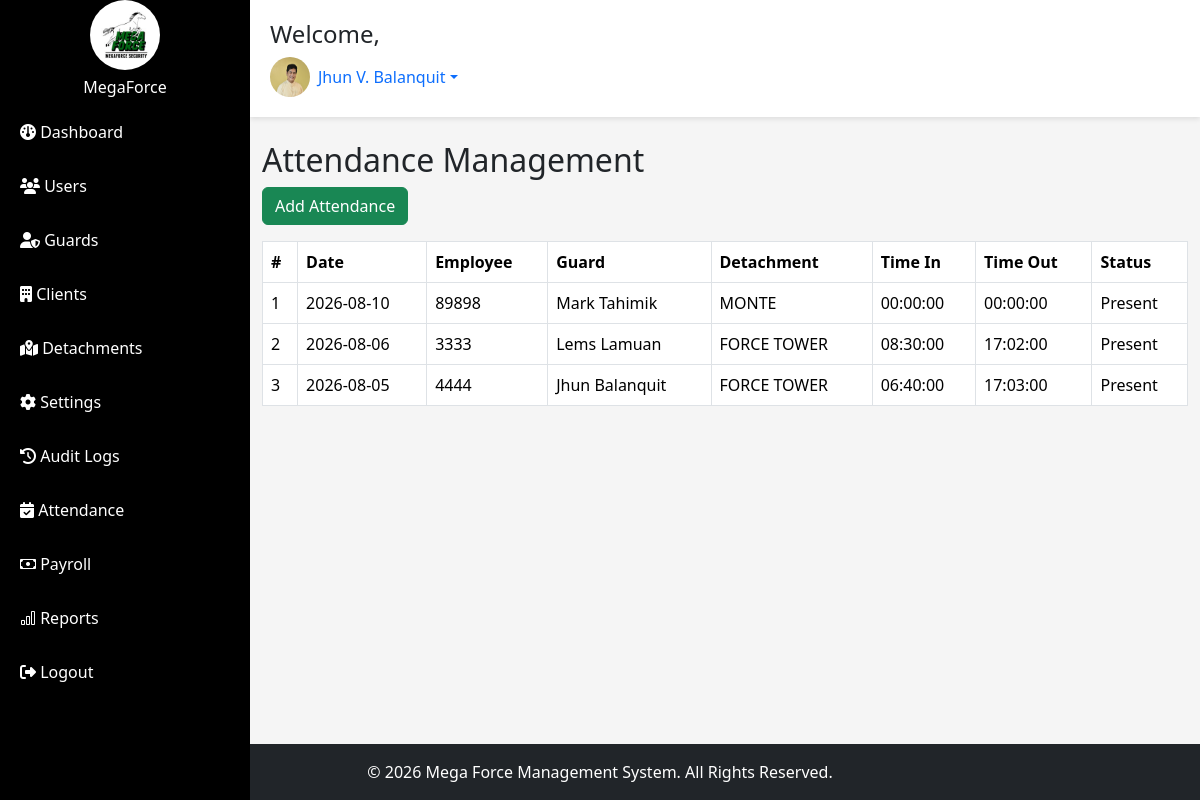
The app's page /admin/attendance.php (signed in) with its own data.
### tables this page shows
CREATE TABLE `system_settings` (
  `id` int(11) NOT NULL AUTO_INCREMENT,
  `company_name` varchar(255) NOT NULL,
  `company_address` text DEFAULT NULL,
  `contact_number` varchar(50) DEFAULT NULL,
  `email` varchar(100) DEFAULT NULL,
  `logo` varchar(255) DEFAULT 'default_logo.png',
  `updated_at` timestamp NOT NULL DEFAULT current_timestamp() ON UPDATE current_timestamp(),
  PRIMARY KEY (`id`)
);

CREATE TABLE `users` (
  `id` int(11) NOT NULL AUTO_INCREMENT,
  `role_id` int(11) DEFAULT NULL,
  `fullname` varchar(100) NOT NULL,
  `email` varchar(100) NOT NULL,
  `username` varchar(50) NOT NULL,
  `password` varchar(255) NOT NULL,
  `profile_picture` varchar(255) DEFAULT NULL,
  `status` enum('Active','Inactive') NOT NULL,
  `created_at` timestamp NOT NULL DEFAULT current_timestamp() ON UPDATE current_timestamp(),
  PRIMARY KEY (`id`),
  UNIQUE KEY `email` (`email`),
  UNIQUE KEY `username` (`username`)
);

CREATE TABLE `attendance` (
  `id` int(11) NOT NULL AUTO_INCREMENT,
  `guard_id` int(11) NOT NULL,
  `attendance_date` date NOT NULL,
  `time_in` time DEFAULT NULL,
  `time_out` time DEFAULT NULL,
  `status` enum('Present','Late','Absent','Leave') DEFAULT 'Present',
  `remarks` varchar(255) DEFAULT NULL,
  `created_at` timestamp NOT NULL DEFAULT current_timestamp(),
  PRIMARY KEY (`id`),
  KEY `guard_id` (`guard_id`),
  CONSTRAINT `attendance_ibfk_1` FOREIGN KEY (`guard_id`) REFERENCES `guards` (`id`)
);

CREATE TABLE `guards` (
  `id` int(11) NOT NULL AUTO_INCREMENT,
  `user_id` int(11) DEFAULT NULL,
  `employee_no` varchar(30) DEFAULT NULL,
  `firstname` varchar(50) NOT NULL,
  `middlename` varchar(50) DEFAULT NULL,
  `lastname` varchar(50) NOT NULL,
  `suffix` varchar(10) DEFAULT NULL,
  `gender` enum('male','female') DEFAULT NULL,
  `birthdate` date DEFAULT NULL,
  `contact_no` varchar(20) DEFAULT NULL,
  `email` varchar(100) DEFAULT NULL,
  `address` text DEFAULT NULL,
  `date_hired` date DEFAULT NULL,
  `license_no` varchar(50) DEFAULT NULL,
  `license_expiry` date DEFAULT NULL,
  `profile_picture` varchar(255) DEFAULT 'default.PNG',
  `status` enum('Active','Inactive') DEFAULT 'Active',
  `detachment_id` int(11) DEFAULT NULL,
  `created_at` timestamp NOT NULL DEFAULT current_timestamp(),
  PRIMARY KEY (`id`),
  UNIQUE KEY `employee_no` (`employee_no`),
  KEY `user_id` (`user_id`),
  CONSTRAINT `guards_ibfk_1` FOREIGN KEY (`user_id`) REFERENCES `users` (`id`)
);

CREATE TABLE `detachments` (
  `id` int(11) NOT NULL AUTO_INCREMENT,
  `detachment_name` varchar(100) NOT NULL,
  `client_id` int(11) NOT NULL,
  `address` text NOT NULL,
  `contact_person` varchar(100) DEFAULT NULL,
  `contact_no` varchar(20) DEFAULT NULL,
  `guards_required` int(11) DEFAULT 0,
  `status` enum('Active','Inactive') DEFAULT 'Active',
  `created_at` timestamp NOT NULL DEFAULT current_timestamp(),
  PRIMARY KEY (`id`),
  KEY `client_id` (`client_id`),
  CONSTRAINT `detachments_ibfk_1` FOREIGN KEY (`client_id`) REFERENCES `clients` (`id`)
);

### admin/attendance.php (the view)
<?php
include("includes/header.php");
include("../config.php");
include("includes/sidebar.php");
?>
<div class="main-content">
    <?php include("includes/topbar.php"); ?>
    <div class="container-fluid mt-4">
        <h2>Attendance Management</h2>
        <a href="add_attendance.php" class="btn btn-success mb-3">
            Add Attendance
        </a>
        <table class="table table-bordered table-hover">
            <thead>
                <tr>
                    <th>#</th>
                    <th>Date</th>
                    <th>Employee</th>
                    <th>Guard</th>
                    <th>Detachment</th>
                    <th>Time In</th>
                    <th>Time Out</th>
                    <th>Status</th>
                </tr>
            </thead>
            <tbody>
              <?php
              $sql = "SELECT attendance.*, guards.employee_no, guards.firstname, guards.lastname, detachments.detachment_name
              FROM attendance
              LEFT JOIN guards ON attendance.guard_id = guards.id
              LEFT JOIN detachments ON guards.detachment_id = detachments.id
              ORDER BY attendance.attendance_date DESC";
              $result = mysqli_query($con, $sql);
              $count = 1;
              while($row = mysqli_fetch_assoc($result)){
              ?>
            <tr>
                <td><?php echo $count++; ?></td>
                <td><?php echo $row['attendance_date']; ?></td>
                <td><?php echo $row['employee_no']; ?></td>
                <td><?php echo htmlspecialchars($row['firstname']) . " " . htmlspecialchars($row['lastname']); ?></td>
                <td><?php echo htmlspecialchars($row['detachment_name']); ?></td>
                <td><?php echo $row['time_in']; ?></td>
                <td><?php echo $row['time_out']; ?></td>
                <td><?php echo $row['status']; ?></td>
            </tr>
              <?php } ?>
            </tbody>
        </table>
    </div>
</div>
<?php include("includes/footer.php"); ?>

### admin/includes/sidebar.php
<?php $company = mysqli_fetch_assoc( mysqli_query($con, "SELECT company_name, logo FROM system_settings LIMIT 1"));
?>
<div class="sidebar">
    <div class="text-center py3">
    <img src="../assets/uploads/<?php echo $company['logo']; ?>"
    width="70"
    class="rounded-circle mb-2">
    <h6 class="text-white">
        <?php echo htmlspecialchars($company['company_name']); ?>
    </h6>
</div>
    <a href="dashboard.php">
        <i class="fa-solid fa-gauge"></i>
        Dashboard
    </a>
    <a href="users.php">
        <i class="fa-solid fa-users"></i>
        Users
    </a>
    <a href="guards.php" class="nav-link">
        <i class="fa-solid fa-user-shield"></i>
        Guards
    </a>
     <a href="clients.php">
        <i class="fa-solid fa-building"></i>
        Clients
    </a>
    <a href="detachments.php">
        <i class="fa-solid fa-map-location-dot"></i>
        Detachments
    </a>
     <a href="settings.php">
        <i class="fa-solid fa-gear"></i>
        Settings
    </a>
     <a href="audit_logs.php">
        <i class="fas fa-history"></i>
        Audit Logs
    </a>
    <a href="attendance.php" class="nav-link">
        <i class="fas fa-calendar-check"></i>
        Attendance
    </a>
    <a href="payroll.php" class="nav-link">
        <i class="bi bi-cash"></i>
        Payroll
    </a>
    <a href="payroll_reports.php" class="nav-link">
        <i class="bi bi-bar-chart"></i>
        Reports
    </a>
     <a href="../logout.php">
        <i class="fa-solid fa-right-from-bracket"></i>
        Logout
    </a>
</div>

### admin/includes/topbar.php (shortened to what this page needs)
<?php
$user_id = $_SESSION['user_id'];
$topbarQuery = mysqli_query($con, "SELECT fullname, email, profile_picture, role_id FROM users WHERE id='$user_id'");
$topbarUser = mysqli_fetch_assoc($topbarQuery);
?>
<div class="topbar">
    <h4>
        Welcome,
    </h4>
            <div class="dropdown">
            <a href="#" class="d-flex align-items-center text-decoration-none dropdown-toggle" data-bs-toggle="dropdown" aria-expanded="false">
                <img src="../assets/uploads/<?php echo htmlspecialchars($topbarUser['profile_picture']); ?>" alt="<?php echo htmlspecialchars($topbarUser['fullname']); ?>" title="Click to enlarge" class="rounded-circle me-2" width="40" height="40" style="cursor: object-fit: cover;">
                <span><?php echo htmlspecialchars($topbarUser['fullname']); ?></span>
            </a>
        </div>
</div>

### admin/assets/css/style.css (style rules this page uses)
body { margin: 0; background: #f5f5f5; }
.sidebar { width: 250px; height: 100vh; position: fixed; background: black; }
.sidebar a { color: white; display: block; padding: 15px 20px; text-decoration: none; }
.main-content { margin-left: 250px; }
.topbar { background: white; padding: 20px; box-shadow: 0 2px 5px rgba(0, 0, 0, .1); }

### records on screen
system_settings: logo (picture), company_name "MegaForce"
users: profile_picture (picture), fullname "Jhun V. Balanquit"
attendance: attendance_date "2026-08-10", guard.employee_no "89898", guard.firstname "Mark", guard.lastname "Tahimik", detachments.detachment_name "MONTE", time_in "00:00:00", time_out "00:00:00", status "Present"
attendance: attendance_date "2026-08-06", guard.employee_no "3333", guard.firstname "Lems", guard.lastname "Lamuan", detachments.detachment_name "FORCE TOWER", time_in "08:30:00", time_out "17:02:00", status "Present"
attendance: attendance_date "2026-08-05", guard.employee_no "4444", guard.firstname "Jhun", guard.lastname "Balanquit", detachments.detachment_name "FORCE TOWER", time_in "06:40:00", time_out "17:03:00", status "Present"
